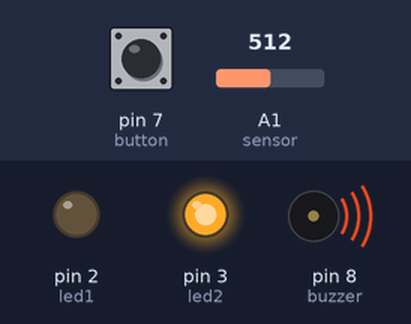
Bench run of a sketch on a simulated Arduino Uno, built with avr-gcc and run on an emulated ATmega328P. Shown: output pins drawn as LEDs (lit = HIGH), buzzer (waves = sounding). Inputs (shaded band) come from the test bench; at power-on: A1 (sensor) = 512, pin 7 (button) LOW. What the sketch prints to the serial monitor is not drawn.

Above: at 2.1 s.
2.2 s: A1 (sensor) set to 109
5.7 s: A1 (sensor) set to 91
At 7.7 s:
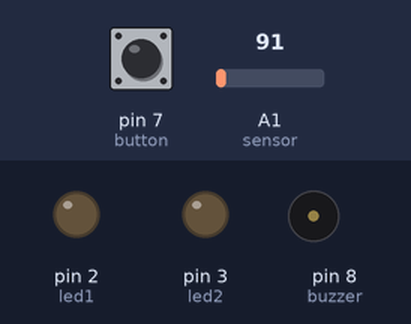
8.0 s: pin 7 (button) pulled HIGH for 1.55 s
At 8.8 s:
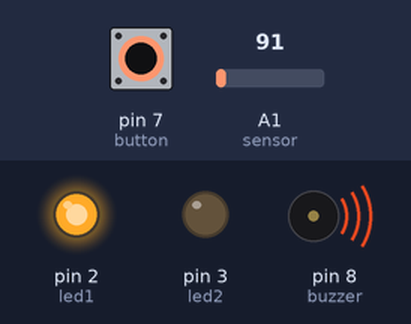
12.1 s: pin 7 (button) pulled HIGH for 3.2 s
At 17.4 s:
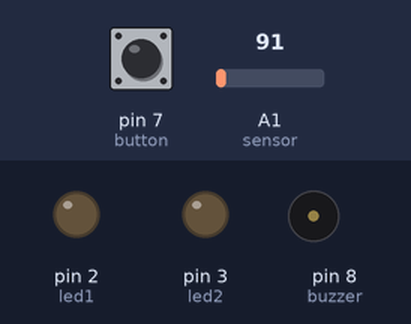
Timing chart, 0 to 18.5 s (numbered marks = the images above; inputs shaded):
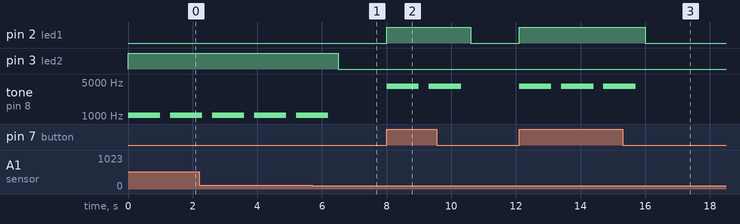

Measured:
- the behaviour switches between 100 and 99 on A1 (sensor) (found by bisection; images 0 and 1)
- after the input at 5.7 s, pin 3 (led2): HIGH → LOW after 0.80 s; tone on pin 8 (buzzer): goes on until 6.2 s, then stays silent
- after the input at 8.0 s, pin 2 (led1): LOW → HIGH at once, → LOW 2.6 s later; tone on pin 8 (buzzer): alternates 4070 Hz for 1.0 s and silent for 0.30 s, starting at once
- after the input at 12.1 s, pin 2 (led1): LOW → HIGH at once, → LOW 3.9 s later; tone on pin 8 (buzzer): alternates 4070 Hz for 1.0 s and silent for 0.30 s, 6 changes in all, then stays silent, starting at once
- by itself, tone on pin 8 (buzzer): alternates 1047 Hz for 1.0 s and silent for 0.30 s

The sketch:

code.ino
```cpp
//Yasmin Alshurafa
// 17 November 2020
// Assignment 8: Musical Intrument


// button is connected to digital pin 7
const int button = 7;

// led1 and led2 are connected to digital pins 2 and 3
const int led1 = 2;
const int led2 = 3;

//buzzer is connected to digital pin 8;
int buzzer = 8;

// sensor is connected to analog pin A1
int sensor = A1;

void setup() {

  Serial.begin(9600);

  // set button and sensor as input
  pinMode(button, INPUT);
  pinMode(sensor, INPUT);

  // set led1 and led2 as outputs
  pinMode(led1, OUTPUT);
  pinMode(led2, OUTPUT);

  //set buzzer as output
  pinMode(buzzer, OUTPUT);

}

void loop() {

  //read the digital pin and the analog pin

  int buttonState = digitalRead(button);
  int sensorValue = analogRead(sensor);

  //if sensorVlaue if greater than 100, open led2 and set buzzer level as 1047

  if (sensorValue >= 100) {

    analogWrite(led2, 255);
    tone(buzzer, 1047, 1000);
    int pauseBetweenNotes = 1000 * 1.30;
    delay(pauseBetweenNotes);
    noTone(buzzer);

  }else{

    analogWrite(led2, 0);
    noTone(buzzer);

  }

  //if button is pressed open led1 and set buzzer level as 4070

  if (buttonState == HIGH) {

    digitalWrite(led1, HIGH);
    tone(buzzer, 4070, 1000);
    int pauseBetweenNotes = 1000 * 1.30;
    delay(pauseBetweenNotes);
    noTone(buzzer);

  }else{

    digitalWrite(led1, LOW);
    noTone(buzzer);

  }
  Serial.print (sensorValue);
}
```
